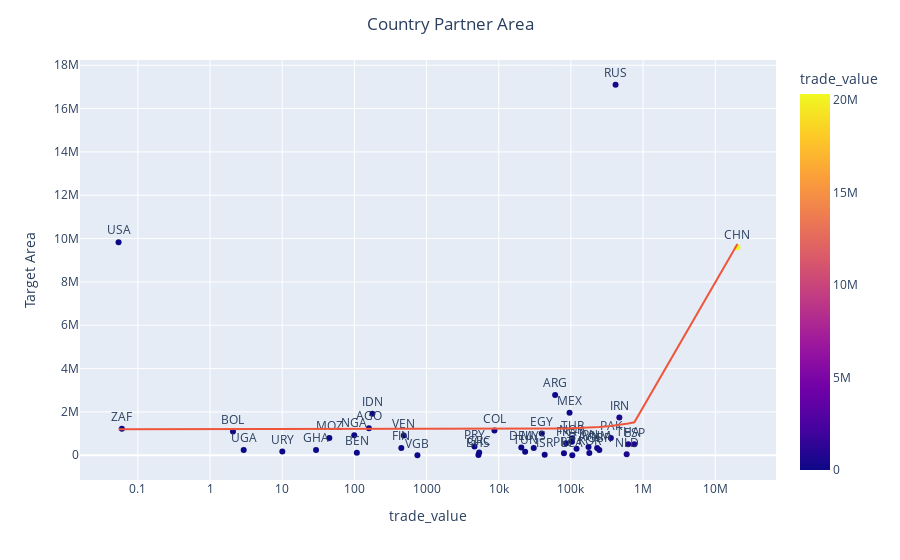

The code cell stored with this chart in its notebook:
### Code cell
fig = px.scatter(trade_brazil_2017, y="Target Area", x="trade_value", text="Target", log_x=True, size_max=100, color="trade_value", trendline="ols")
fig.update_traces(textposition='top center')
fig.update_layout(title_text='Country Partner Area', title_x=0.5)
fig.show()
